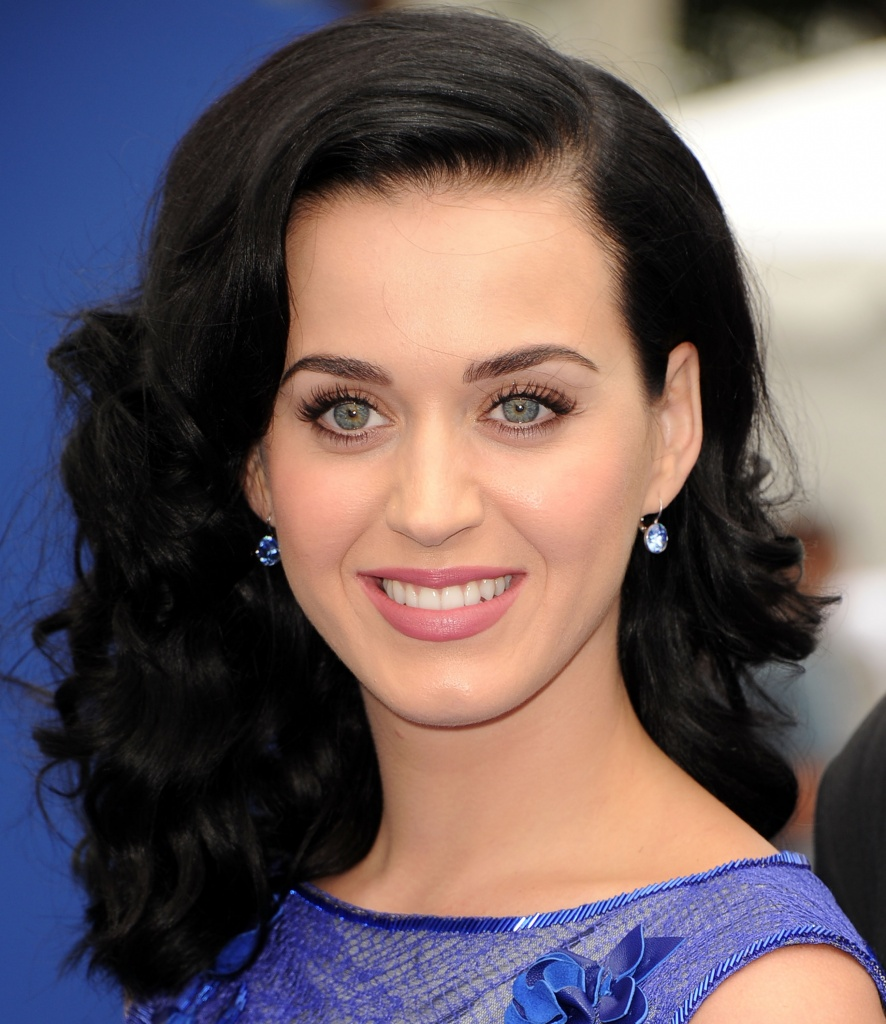
#> input picture faces_to_compare/katy_perry.jpg, 886 x 1024 px
$ python -i facerecognition.py   (imports and definitions only)
#> lines starting #> are read from the running program, lines starting #| are printed output that depends on the picture; long printed decimals are rounded
#! /usr/bin/env python
import cv2
import numpy as np
import math
import os
os.environ["KERAS_BACKEND"] = "plaidml.keras.backend"
from PIL import Image
import matplotlib.pyplot as plt
from keras_vggface.utils import preprocess_input
from keras_vggface.vggface import VGGFace
from scipy.spatial.distance import cosine

path = 'knownfaces'
faceCascade = cv2.CascadeClassifier('haar_cascade.xml')
eyeCascade = cv2.CascadeClassifier("haarcascade_eye.xml")
profileCascade = cv2.CascadeClassifier("haarcascade_profile.xml")
images = []
names = []
myList = os.listdir(path)
tolerance = 0.4
every = 12
width = 800
height = 600

# [5 lines not run here, left out]

def face_detection(img):
    facesLoc=[]
    gray = cv2.cvtColor(img, cv2.COLOR_BGR2GRAY)
    facesLoc = faceCascade.detectMultiScale(gray, scaleFactor=1.3, minNeighbors=5, minSize=(30, 30))
    return facesLoc

def im_align(img):
    #print(type(img))
    gi = cv2.cvtColor(img, cv2.COLOR_BGR2GRAY)
    eyes = eyeCascade.detectMultiScale(gi, minNeighbors=3)
    if len(img) == 0:
        return img
    #print(eyes)
    eyes = sorted(eyes, key=lambda x: x[2], reverse=True)[:2] # sort by width and take two widest
    #print(eyes)
    index = 0

    for (eye_x, eye_y, eye_w, eye_h) in eyes:
       if index == 0:
          eye_1 = (eye_x, eye_y, eye_w, eye_h)
       elif index == 1:
          eye_2 = (eye_x, eye_y, eye_w, eye_h)
#        eye_border = Rectangle((eye_x, eye_y), eye_w, eye_h, fill=False, color='green')
#        ax.add_patch(eye_border)
       index = index + 1

    if eye_1[0] < eye_2[0]:
       left_eye = eye_1
       right_eye = eye_2
    else:
       left_eye = eye_2
       right_eye = eye_1

    left_eye_center = (int(left_eye[0] + (left_eye[2] / 2)), int(left_eye[1] + (left_eye[3] / 2)))
    left_eye_x = left_eye_center[0]; left_eye_y = left_eye_center[1]

    right_eye_center = (int(right_eye[0] + (right_eye[2]/2)), int(right_eye[1] + (right_eye[3]/2)))
    right_eye_x = right_eye_center[0]; right_eye_y = right_eye_center[1]

    if left_eye_y < right_eye_y:
       point_3rd = (right_eye_x, left_eye_y)
       direction = 1 #rotate same direction to clock
       print("rotate to clock direction")
    else:
       point_3rd = (left_eye_x, right_eye_y)
       direction = -1 #rotate inverse direction of clock
       print("rotate to inverse clock direction")

    a = euclidean_distance(left_eye_center, point_3rd)
    b = euclidean_distance(right_eye_center, left_eye_center)
    c = euclidean_distance(right_eye_center, point_3rd)

    cos_a = (b*b + c*c - a*a)/(2*b*c)
    print("cos(a) = ", cos_a)

    angle = np.arccos(cos_a)
    print("angle: ", angle," in radian")

    angle = (angle * 180) / math.pi
    print("angle: ", angle," in degree")

    if direction == -1:
       angle = 90 - angle

    new_img = Image.fromarray(img)
    if angle < 45:
        new_img = np.array(new_img.rotate(direction * angle))

    return np.asarray(new_img)

def extract_face_from_image(images, faces=None, required_size=(224, 224)):
#> called with required_size = (224, 224)
    face_images = []
    for img in images:
        if faces is None:
            faces = face_detection(img)
        for face in faces:
            # extract the bounding box from the requested face
            x1, y1, width, height = face
            x2, y2 = x1 + width, y1 + height

            face_boundary = img[y1:y2, x1:x2]

            # resize pixels to the model size
            face_image = Image.fromarray(face_boundary)
            face_image = face_image.resize(required_size)
            face_array = np.asarray(face_image)
            #face_array = face_array / 255
            #face_array = im_align(face_array)
            if face_array is not None:
                face_images.append(face_array)
    return face_images

def create_model():
    model = VGGFace(model='resnet50', include_top=False, input_shape=(224,224,3), pooling='avg')
    return model

def get_model_scores(faces, model):
    samples = np.asarray(faces, 'float32')
    # prepare the data for the model
    samples = preprocess_input(samples, version=2)
    # perform prediction
    return model.predict(samples)

def im_show(img, name, time):
    cv2.namedWindow(name)
    cv2.moveWindow(name, 900,-900)
    cv2.imshow(name, img)
    cv2.waitKey(time)
    return

def area(loc):
    return loc[2]*loc[3]

def euclidean_distance(a, b):
    x1 = a[0]; y1 = a[1]
    x2 = b[0]; y2 = b[1]
    return math.sqrt(((x2 - x1) * (x2 - x1)) + ((y2 - y1) * (y2 - y1)))


# [1 line that did not run here, left out]
# [1 line that did not run here, left out]
# [6 lines not run here, left out]
cycle = 1
# [40 lines not run here, left out]

>>> import cv2
>>> picture = cv2.imread('faces_to_compare/katy_perry.jpg')
#> picture is the input picture: shape (1024, 886, 3); mean B, G, R 95.9, 92.1, 106.4
>>> result = im_align(picture)
#> in im_align, `gi = cv2.cvtColor(img, cv2.COLOR_BGR2GRAY)`:
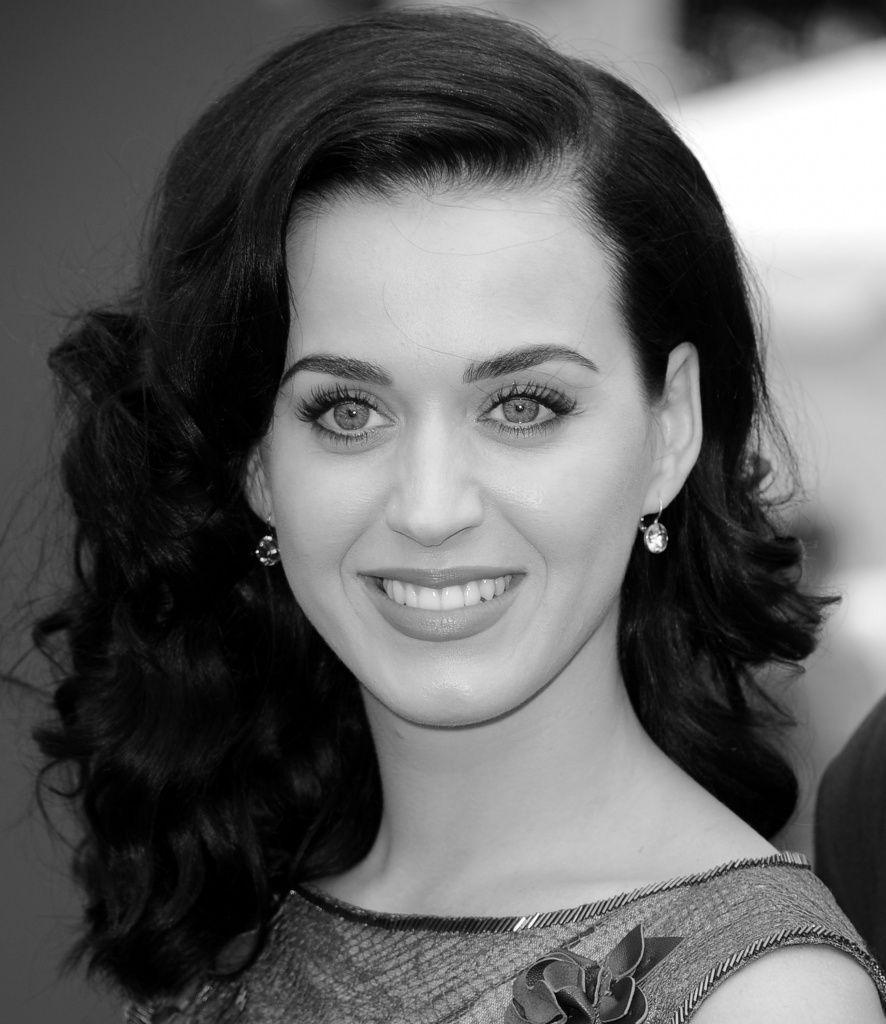
#> gi: shape (1024, 886); min 0, max 255, mean 96.8
#> in im_align, `eyes = eyeCascade.detectMultiScale(gi, minNeighbors=3)`: eyes = [[465, 351, 110, 110], [286, 356, 112, 112]]
#> in im_align, `eyes = sorted(eyes, key=lambda x: x[2], reverse=True)[:2]`: eyes = [[286, 356, 112, 112], [465, 351, 110, 110]]
#> the loop in im_align, `for (eye_x, eye_y, eye_w, eye_h) in eyes:` made 2 passes
#> (eye_x, eye_y, eye_w, eye_h, index) on passes 1 to 2: (286, 356, 112, 112, 1), (465, 351, 110, 110, 2)
#> after the loop in im_align, `for (eye_x, eye_y, eye_w, eye_h) in eyes:`: index = 2
#> in im_align, `left_eye = eye_1`: left_eye = (286, 356, 112, 112)
#> in im_align, `right_eye = eye_2`: right_eye = (465, 351, 110, 110)
#> in im_align, `left_eye_center = (int(left_eye[0] + (left_eye[2] / 2)), int(left_eye[..`: left_eye_center = (342, 412)
#> in im_align, `left_eye_x = left_eye_center[0]`: left_eye_x = 342
#> in im_align, `left_eye_y = left_eye_center[1]`: left_eye_y = 412
#> in im_align, `right_eye_center = (int(right_eye[0] + (right_eye[2]/2)), int(right_ey..`: right_eye_center = (520, 406)
#> in im_align, `right_eye_x = right_eye_center[0]`: right_eye_x = 520
#> in im_align, `right_eye_y = right_eye_center[1]`: right_eye_y = 406
#> in im_align, `point_3rd = (left_eye_x, right_eye_y)`: point_3rd = (342, 406)
#> in euclidean_distance, `x1 = a[0]`: x1 = 342
#> in euclidean_distance, `y1 = a[1]`: y1 = 412
#> in euclidean_distance, `x2 = b[0]`: x2 = 342
#> in euclidean_distance, `y2 = b[1]`: y2 = 406
#> in im_align, `a = euclidean_distance(left_eye_center, point_3rd)`: a = 6
#> in im_align, `b = euclidean_distance(right_eye_center, left_eye_center)`: b = 178.1
#> in im_align, `c = euclidean_distance(right_eye_center, point_3rd)`: c = 178
#> in im_align, `cos_a = (b*b + c*c - a*a)/(2*b*c)`: cos_a = 0.999
#| cos(a) =  0.9994
#> in im_align, `angle = np.arccos(cos_a)`: angle = 0.0337
#| angle:  0.0337  in radian
#> in im_align, `angle = (angle * 180) / math.pi`: angle = 1.93
#| angle:  1.931  in degree
#> in im_align, `angle = 90 - angle`: angle = 88.07

$ run again, on faces_to_compare/scarlet_johanson.jpg
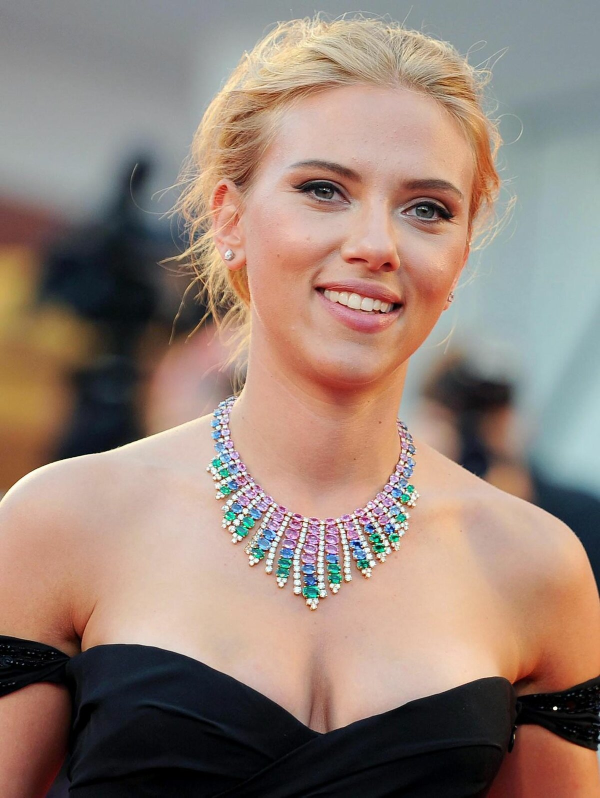
#> input picture faces_to_compare/scarlet_johanson.jpg, 1200 x 1595 px (shown at 1/2 size)
#> picture is the input picture: shape (1595, 1200, 3); mean B, G, R 118.9, 130, 150.4
#> in im_align, `gi = cv2.cvtColor(img, cv2.COLOR_BGR2GRAY)`:
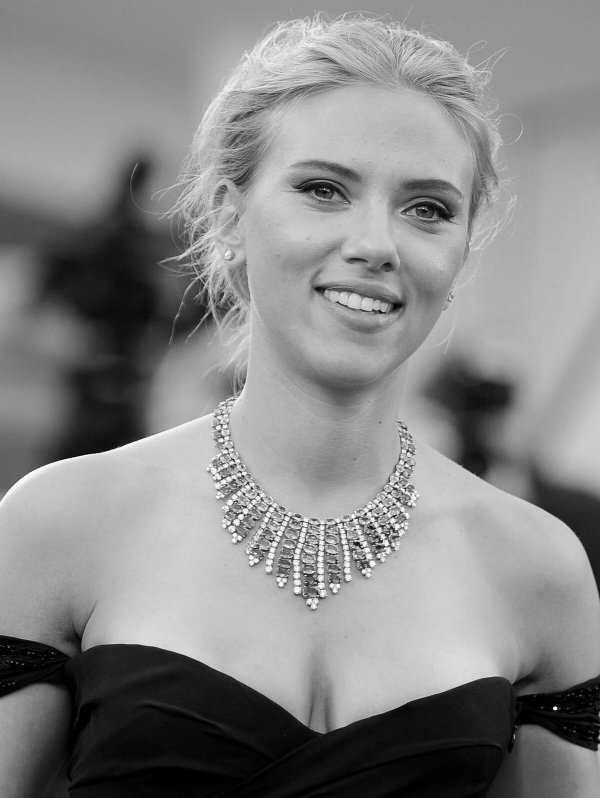
#> gi: shape (1595, 1200) (shown at 1/2 size); min 0, max 255, mean 134.8
#> in im_align, `eyes = eyeCascade.detectMultiScale(gi, minNeighbors=3)`: eyes = [[557, 63, 21, 21], [615, 556, 51, 51], [754, 579, 64, 64], [785, 362, 119, 119], [581, 318, 128, 128], [879, 721, 161, 161], [566, 670, 224, 224]]
#> in im_align, `eyes = sorted(eyes, key=lambda x: x[2], reverse=True)[:2]`: eyes = [[566, 670, 224, 224], [879, 721, 161, 161]]
#> the loop in im_align, `for (eye_x, eye_y, eye_w, eye_h) in eyes:` made 2 passes
#> (eye_x, eye_y, eye_w, eye_h, index) on passes 1 to 2: (566, 670, 224, 224, 1), (879, 721, 161, 161, 2)
#> after the loop in im_align, `for (eye_x, eye_y, eye_w, eye_h) in eyes:`: index = 2
#> left_eye = (566, 670, 224, 224)
#> right_eye = (879, 721, 161, 161)
#> left_eye_center = (678, 782)
#> left_eye_x = 678
#> left_eye_y = 782
#> right_eye_center = (959, 801)
#> right_eye_x = 959
#> right_eye_y = 801
#> point_3rd = (959, 782)
#> x1 = 678
#> y1 = 782
#> x2 = 959
#> y2 = 782
#> a = 281
#> b = 281.6
#> c = 19
#> cos_a = 0.0675
#| cos(a) =  0.06746
#> in im_align, `angle = np.arccos(cos_a)`: angle = 1.5
#| angle:  1.503  in radian
#> in im_align, `angle = (angle * 180) / math.pi`: angle = 86.13
#| angle:  86.132  in degree
